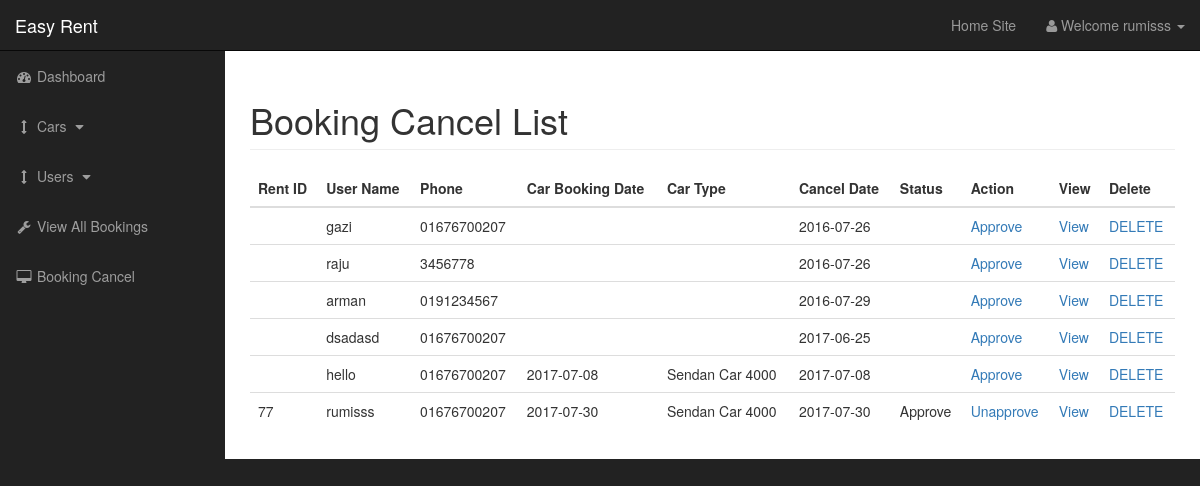
The app's page /admin/message.php (signed in) with its own data.
### tables this page shows
CREATE TABLE `contact` (
  `contact_id` int(11) NOT NULL AUTO_INCREMENT,
  `user_name` varchar(200) DEFAULT NULL,
  `email` varchar(100) DEFAULT NULL,
  `phone` varchar(100) DEFAULT NULL,
  `message` text,
  `date` date DEFAULT NULL,
  `booking_date` date DEFAULT NULL,
  `car_type` varchar(255) DEFAULT NULL,
  `rent_id` int(11) DEFAULT NULL,
  `status` varchar(255) DEFAULT NULL,
  PRIMARY KEY (`contact_id`)
);

### admin/includes/viewAllMessage.php (the view, shortened to what this page needs)
<div class="table-responsive">
 <table class="table">
                          <thead>
                        	<tr>
                          <th>Rent ID</th>
                        		<th>User Name</th>
                        		<th>Phone</th>
                            <th>Car Booking Date</th>
                            <th>Car Type</th>
                            <th>Cancel Date</th>
                            <th>Status</th>
                            <th>Action</th>
                            <th>View</th>
                        		<th>Delete</th>
                        	</tr>
                          </thead>
                          <tbody>
                          	<?php
                          	$query = "SELECT * FROM contact";
                          	$user_query = mysqli_query($connection,$query);
                          	while($row = mysqli_fetch_assoc($user_query)){
                          	    $contact_id = $row['contact_id'];
                                $rent_id = $row['rent_id'];
                            		$user_name = $row['user_name'];
                            		$phone = $row['phone'];
                                $date = $row['date'];
                                $booking_date = $row['booking_date'];
                                $car_type = $row['car_type'];
                                 $status = $row['status'];
                          		echo "<tr>";
                              echo "<td>$rent_id</td>";
                          		echo "<td>$user_name</td>";
                          		echo "<td>$phone</td>";
                                echo "<td>$booking_date</td>";
                                echo "<td>$car_type</td>";
                                echo "<td>$date</td>";
                                echo "<td>$status</td>";
                                 if($status === 'Approve'){
                                    echo "<td><a href='message.php?change_to_unapprove={$rent_id}'>Unapprove</a></td>";
                                }else{
                                    echo "<td><a href='message.php?change_to_approve={$rent_id}'>Approve</a></td>";
                                }
              	                echo "<td><a href='message.php?source=viewMessage&m_id={$contact_id}'>View</a></td>";
                          		echo "<td><a onClick=\"javascript:return confirm('Are You sure want to delete this Message ?');\" href='message.php?delete={$contact_id}'>DELETE</a></td>";
                          		echo "</tr>";
                          	}
                          	?>
                          </tbody>
                    </table>
</div>

### admin/css/sb-admin.css (style rules this page uses)
body { margin-top: 100px; background-color: #222; }
@media (min-width:768px) { body { margin-top: 50px; } }

### records on screen
contact: user_name "gazi", phone "01676700207", date "2016-07-26"
contact: user_name "raju", phone "3456778", date "2016-07-26"
contact: user_name "arman", phone "0191234567", date "2016-07-29"
contact: user_name "dsadasd", phone "01676700207", date "2017-06-25"
contact: user_name "hello", phone "01676700207", booking_date "2017-07-08", car_type "Sendan Car 4000", date "2017-07-08"
contact: rent "77", user_name "rumisss", phone "01676700207", booking_date "2017-07-30", car_type "Sendan Car 4000", date "2017-07-30", status "Approve"

### other values on screen
$_SESSION['firstname'] "rumisss"
